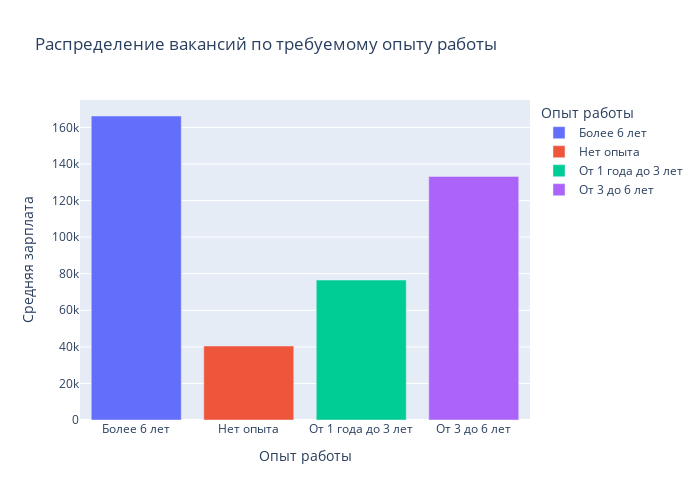

Notebook code for this chart:
### Code cell
# распределение средней зп в зависимости от опыта

fig1 = px.bar(
    data_frame=df_7_7,
    x='Опыт работы',
    y='Средняя зарплата',
    height=500,
    width=700,
    color = 'Опыт работы',
    title='Распределение вакансий по требуемому опыту работы'
)

fig1.show()

### Figure 1 — Plotly figure (JSON) as saved in the notebook; plotly's stock layout.template omitted (floating-point values rounded to 4 significant figures)
{"data": [{"alignmentgroup": "True", "hovertemplate": "Опыт работы=%{x}<br>Средняя зарплата=%{y}<extra></extra>", "legendgroup": "Более 6 лет", "marker": {"color": "#636efa", "pattern": {"shape": ""}}, "name": "Более 6 лет", "offsetgroup": "Более 6 лет", "orientation": "v", "showlegend": true, "textposition": "auto", "type": "bar", "x": ["Более 6 лет"], "xaxis": "x", "y": [166256], "yaxis": "y"}, {"alignmentgroup": "True", "hovertemplate": "Опыт работы=%{x}<br>Средняя зарплата=%{y}<extra></extra>", "legendgroup": "Нет опыта", "marker": {"color": "#EF553B", "pattern": {"shape": ""}}, "name": "Нет опыта", "offsetgroup": "Нет опыта", "orientation": "v", "showlegend": true, "textposition": "auto", "type": "bar", "x": ["Нет опыта"], "xaxis": "x", "y": [40472], "yaxis": "y"}, {"alignmentgroup": "True", "hovertemplate": "Опыт работы=%{x}<br>Средняя зарплата=%{y}<extra></extra>", "legendgroup": "От 1 года до 3 лет", "marker": {"color": "#00cc96", "pattern": {"shape": ""}}, "name": "От 1 года до 3 лет", "offsetgroup": "От 1 года до 3 лет", "orientation": "v", "showlegend": true, "textposition": "auto", "type": "bar", "x": ["От 1 года до 3 лет"], "xaxis": "x", "y": [76541], "yaxis": "y"}, {"alignmentgroup": "True", "hovertemplate": "Опыт работы=%{x}<br>Средняя зарплата=%{y}<extra></extra>", "legendgroup": "От 3 до 6 лет", "marker": {"color": "#ab63fa", "pattern": {"shape": ""}}, "name": "От 3 до 6 лет", "offsetgroup": "От 3 до 6 лет", "orientation": "v", "showlegend": true, "textposition": "auto", "type": "bar", "x": ["От 3 до 6 лет"], "xaxis": "x", "y": [133211], "yaxis": "y"}], "layout": {"barmode": "relative", "height": 500, "legend": {"title": {"text": "Опыт работы"}, "tracegroupgap": 0}, "title": {"text": "Распределение вакансий по требуемому опыту работы"}, "width": 700, "xaxis": {"anchor": "y", "categoryarray": ["Более 6 лет", "Нет опыта", "От 1 года до 3 лет", "От 3 до 6 лет"], "categoryorder": "array", "domain": [0, 1], "title": {"text": "Опыт работы"}}, "yaxis": {"anchor": "x", "domain": [0, 1], "title": {"text": "Средняя зарплата"}}}}
